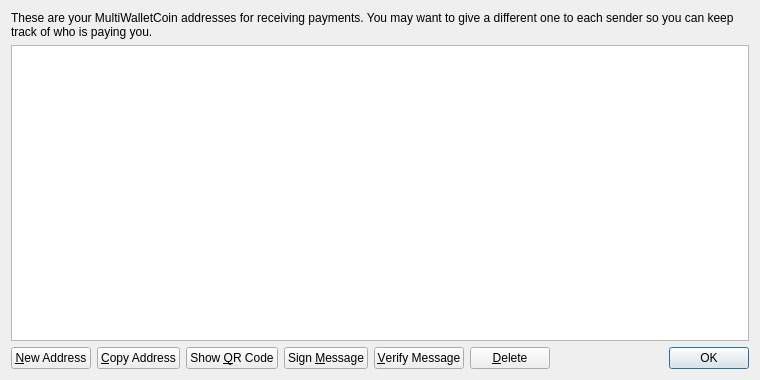
<?xml version="1.0" encoding="UTF-8"?>
<ui version="4.0">
 <class>AddressBookPage</class>
 <widget class="QWidget" name="AddressBookPage">
  <property name="geometry">
   <rect>
    <x>0</x>
    <y>0</y>
    <width>760</width>
    <height>380</height>
   </rect>
  </property>
  <property name="windowTitle">
   <string>Address Book</string>
  </property>
  <layout class="QVBoxLayout" name="verticalLayout">
   <item>
    <widget class="QLabel" name="labelExplanation">
     <property name="text">
      <string>These are your MultiWalletCoin addresses for receiving payments. You may want to give a different one to each sender so you can keep track of who is paying you.</string>
     </property>
     <property name="textFormat">
      <enum>Qt::PlainText</enum>
     </property>
     <property name="wordWrap">
      <bool>true</bool>
     </property>
    </widget>
   </item>
   <item>
    <widget class="QTableView" name="tableView">
     <property name="contextMenuPolicy">
      <enum>Qt::CustomContextMenu</enum>
     </property>
     <property name="toolTip">
      <string>Double-click to edit address or label</string>
     </property>
     <property name="tabKeyNavigation">
      <bool>false</bool>
     </property>
     <property name="alternatingRowColors">
      <bool>true</bool>
     </property>
     <property name="selectionMode">
      <enum>QAbstractItemView::SingleSelection</enum>
     </property>
     <property name="selectionBehavior">
      <enum>QAbstractItemView::SelectRows</enum>
     </property>
     <property name="sortingEnabled">
      <bool>true</bool>
     </property>
     <attribute name="verticalHeaderVisible">
      <bool>false</bool>
     </attribute>
    </widget>
   </item>
   <item>
    <layout class="QHBoxLayout" name="horizontalLayout">
     <item>
      <widget class="QPushButton" name="newAddressButton">
       <property name="toolTip">
        <string>Create a new address</string>
       </property>
       <property name="text">
        <string>&amp;New Address</string>
       </property>
       <property name="icon">
        <iconset resource="../bitcoin.qrc">
         <normaloff>:/icons/add</normaloff>:/icons/add</iconset>
       </property>
      </widget>
     </item>
     <item>
      <widget class="QPushButton" name="copyToClipboard">
       <property name="toolTip">
        <string>Copy the currently selected address to the system clipboard</string>
       </property>
       <property name="text">
        <string>&amp;Copy Address</string>
       </property>
       <property name="icon">
        <iconset resource="../bitcoin.qrc">
         <normaloff>:/icons/editcopy</normaloff>:/icons/editcopy</iconset>
       </property>
      </widget>
     </item>
     <item>
      <widget class="QPushButton" name="showQRCode">
       <property name="text">
        <string>Show &amp;QR Code</string>
       </property>
       <property name="icon">
        <iconset resource="../bitcoin.qrc">
         <normaloff>:/icons/qrcode</normaloff>:/icons/qrcode</iconset>
       </property>
      </widget>
     </item>
     <item>
      <widget class="QPushButton" name="signMessage">
       <property name="toolTip">
        <string>Sign a message to prove you own a MultiWalletCoin address</string>
       </property>
       <property name="text">
        <string>Sign &amp;Message</string>
       </property>
       <property name="icon">
        <iconset resource="../bitcoin.qrc">
         <normaloff>:/icons/edit</normaloff>:/icons/edit</iconset>
       </property>
      </widget>
     </item>
     <item>
      <widget class="QPushButton" name="verifyMessage">
       <property name="toolTip">
        <string>Verify a message to ensure it was signed with a specified MultiWalletCoin address</string>
       </property>
       <property name="text">
        <string>&amp;Verify Message</string>
       </property>
       <property name="icon">
        <iconset resource="../bitcoin.qrc">
         <normaloff>:/icons/transaction_0</normaloff>:/icons/transaction_0</iconset>
       </property>
      </widget>
     </item>
     <item>
      <widget class="QPushButton" name="deleteButton">
       <property name="toolTip">
        <string>Delete the currently selected address from the list</string>
       </property>
       <property name="text">
        <string>&amp;Delete</string>
       </property>
       <property name="icon">
        <iconset resource="../bitcoin.qrc">
         <normaloff>:/icons/remove</normaloff>:/icons/remove</iconset>
       </property>
      </widget>
     </item>
     <item>
      <spacer name="horizontalSpacer">
       <property name="orientation">
        <enum>Qt::Horizontal</enum>
       </property>
       <property name="sizeHint" stdset="0">
        <size>
         <width>40</width>
         <height>20</height>
        </size>
       </property>
      </spacer>
     </item>
     <item>
      <widget class="QDialogButtonBox" name="buttonBox">
       <property name="sizePolicy">
        <sizepolicy hsizetype="Maximum" vsizetype="Fixed">
         <horstretch>0</horstretch>
         <verstretch>0</verstretch>
        </sizepolicy>
       </property>
       <property name="standardButtons">
        <set>QDialogButtonBox::Ok</set>
       </property>
      </widget>
     </item>
    </layout>
   </item>
  </layout>
 </widget>
 <resources>
  <include location="../bitcoin.qrc"/>
 </resources>
 <connections/>
</ui>
